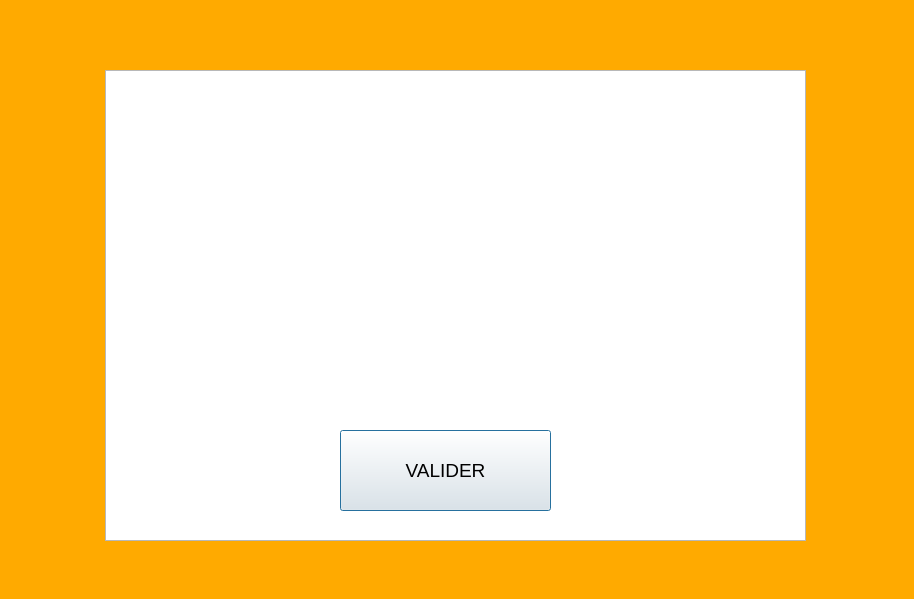
<?xml version="1.0" encoding="UTF-8"?>
<ui version="4.0">
 <class>validerNotes</class>
 <widget class="QDialog" name="validerNotes">
  <property name="geometry">
   <rect>
    <x>0</x>
    <y>0</y>
    <width>914</width>
    <height>599</height>
   </rect>
  </property>
  <property name="windowTitle">
   <string>Dialog</string>
  </property>
  <property name="styleSheet">
   <string notr="true">#validerNotes{
background:rgb(255, 170, 0);}</string>
  </property>
  <widget class="QTableView" name="tableView">
   <property name="geometry">
    <rect>
     <x>105</x>
     <y>70</y>
     <width>701</width>
     <height>471</height>
    </rect>
   </property>
  </widget>
  <widget class="QPushButton" name="validerNotes_2">
   <property name="geometry">
    <rect>
     <x>340</x>
     <y>430</y>
     <width>211</width>
     <height>81</height>
    </rect>
   </property>
   <property name="font">
    <font>
     <pointsize>14</pointsize>
    </font>
   </property>
   <property name="text">
    <string>VALIDER</string>
   </property>
  </widget>
 </widget>
 <resources/>
 <connections/>
</ui>
